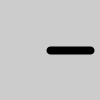
Frame 1 (no input)
Frame 60 (the mouse pressed at the canvas centre just before this capture): identical to frame 1, image omitted
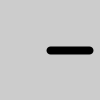
Frame 120 (the mouse held since frame 60 and released just before this capture)

The Processing sketch that drew these frames (run headless with seeded random() and noise(); from frame 60 on, the mouse is pressed at the canvas centre):

// Processing sketch: Clock
// ── Clock.pde
void setup(){
size(100,100);
strokeWeight(8);
}

void draw(){
background(204);
float angle = map(mouseX,0,width,0, 4*PI);
translate(50,50);
rotate(angle);
line(0,0,40,0);
}
